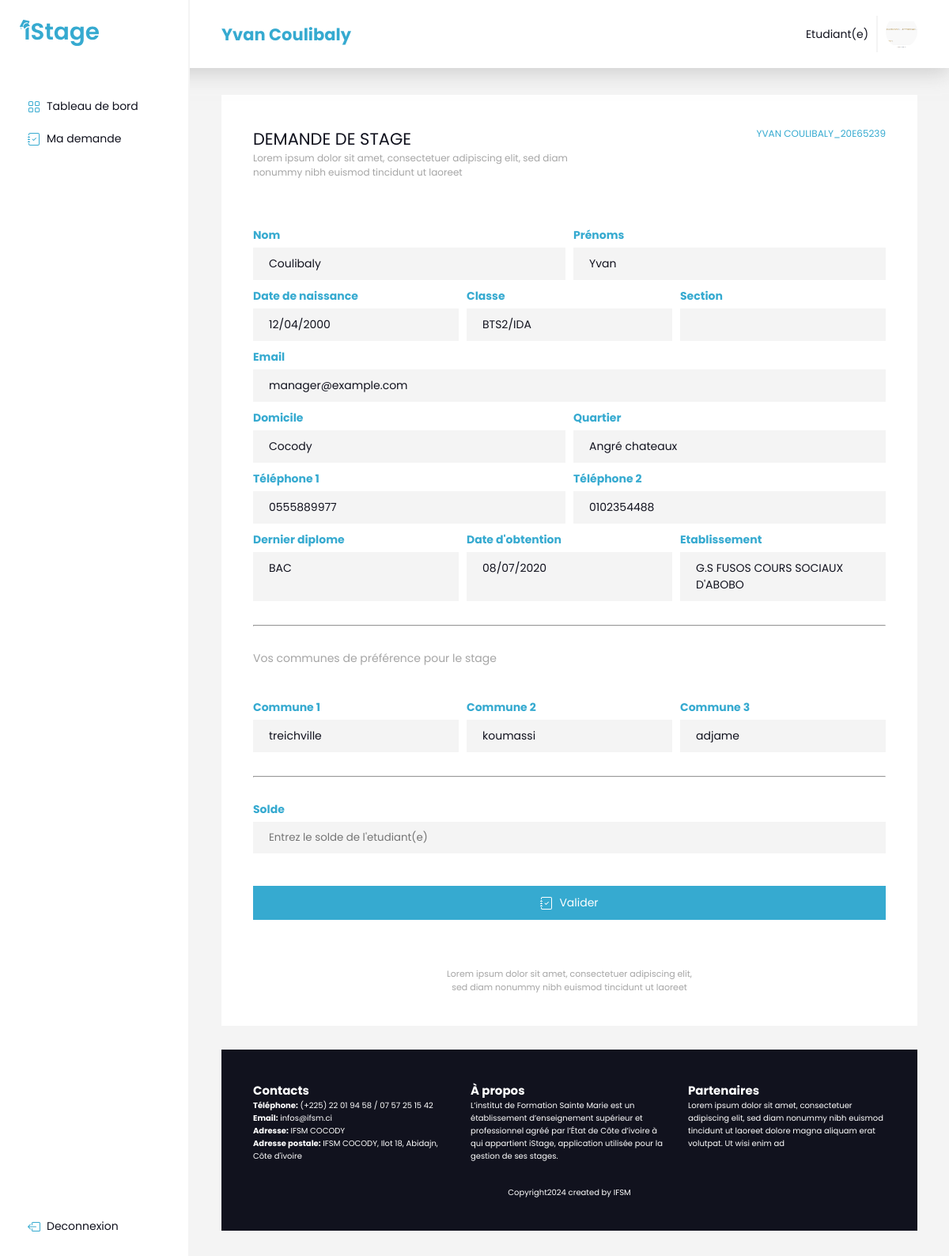
/validate.php (signed in), run on the app's committed database.
### tables this page shows
CREATE TABLE `etudiant` (
  `id` int(11) NOT NULL,
  `matricule` varchar(50) NOT NULL,
  `nom` varchar(100) NOT NULL,
  `prenom` varchar(100) NOT NULL,
  `date` varchar(15) NOT NULL,
  `sexe` varchar(2) NOT NULL,
  `email` varchar(150) NOT NULL,
  `commune` varchar(50) NOT NULL,
  `quartier` varchar(100) NOT NULL,
  `phone` varchar(20) DEFAULT NULL,
  `phone_2` varchar(20) NOT NULL,
  `classe` varchar(100) NOT NULL,
  `filiere` varchar(100) DEFAULT NULL,
  `niveau` varchar(50) DEFAULT NULL,
  `section` int(11) NOT NULL,
  `commune_1` varchar(50) NOT NULL,
  `commune_2` varchar(50) NOT NULL,
  `commune_3` varchar(50) NOT NULL,
  `photo` text NOT NULL,
  `cv` text NOT NULL,
  `statut` varchar(50) NOT NULL,
  `diplome` varchar(20) NOT NULL,
  `date_diplome` varchar(20) NOT NULL,
  `etablissement` varchar(150) NOT NULL,
  `solde` int(11) NOT NULL,
  `mot_de_passe` varchar(255) NOT NULL
);

### validate.php (the view, shortened to what this page needs)
<?php
require('./php/security.php');
if ($_SESSION['statut'] == 'Etudiant(e)') {
    $checkStudents = $bd->prepare('SELECT * FROM etudiant WHERE id = ?');
    $checkStudents->execute(array($_SESSION['id']));
    $etudiant = $checkStudents->fetch();
}
?>
<!DOCTYPE html>
<html lang="en">
<head>
    <link rel="stylesheet" href="./css/style.css">
    <link rel="stylesheet" href="./css/other.css">
</head>
<body>
    <section class="home section import">
    <div class="navbar">
            <div class="text">
                <h2><span style="color: var(--blue); text-transform: capitalize;"><?= $_SESSION['prenom'] ?> <?= $_SESSION['nom'] ?></span></span></h2>
            </div>
            <div id="statut"><?= $_SESSION['statut'] ?></span></div>
            <div class="profile">
               <div class="img-profile">
                    <?php
                        if ($_SESSION['statut'] == 'Etudiant(e)') {
                            ?>
                                <img src="<?= $etudiant['photo'] ?>" alt="">
                            <?php
                        }else {
                            ?>
                                <img src="<?= $user['photo'] ?>" alt="">
                            <?php
                        }
                    ?>
               </div>
            </div>
        </div>
        <div class="menu-lateral">
            <div class="bar">
            </div>
            <ul>
                <li>
                    <a href="./home.php">
                        Tableau de bord
                    </a>
                </li>
                <?php
                    if ( $_SESSION['statut'] == "Etudiant(e)" ) {
                        ?>
                        <li>
                            <a href="./ask.php">
                                Ma demande
                            </a>
                        </li>
                        <?php
                    }
                ?>
            </ul>
            <a href="./php/logoutAction.php" id="deconnect">
                Deconnexion
            </a>
        </div>
        <div class="content">
            <div class="item">
                <div class="label">
                    <div class="text">
                        <H1>DEMANDE DE STAGE</H1>
                        <p>
                            Lorem ipsum dolor sit amet,
                            consectetuer adipiscing elit,
                            sed diam nonummy nibh euismod
                            tincidunt ut laoreet
                        </p>
                    </div>
                    <p id="name">
                        <?= $etudiant['prenom'].' '.$etudiant['nom'].'_'.$etudiant['matricule'] ?>
                    </p>
                </div>
                <form action="" method="POST" enctype="multipart/form-data">
                    <div class="row">
                        <div class="group">
                            <label for="">Nom</label>
                            <div class="col"><?= $etudiant['nom'] ?></div>
                        </div>
                        <div class="group">
                            <label for="">Prénoms</label>
                            <div class="col"><?= $etudiant['prenom'] ?></div>
                        </div>
                    </div>
                    <div class="row">
                        <div class="group">
                            <label for="">Date de naissance</label>
                            <div class="col"><?= $etudiant['date'] ?></div>
                        </div>
                        <div class="group">
                            <label for="">Classe</label>
                            <div class="col"><?= $etudiant['classe'] ?></div>
                        </div>
                        <div class="group">
                            <label for="">Section</label>
                            <div class="col"><?= $section['code'] ?></div>
                        </div>
                    </div>
                    <div class="group">
                        <label for="">Email</label>
                        <div id="" class="col"><?= $etudiant['email']?></div>
                    </div>
                    <div class="row">
                        <div class="group">
                            <label for="">Domicile</label>
                            <div id="" class="col"><?= $etudiant['commune']?></div>
                        </div>
                        <div class="group">
                            <label for="">Quartier</label>
                            <div id="" class="col"><?= $etudiant['quartier']?></div>
                        </div>
                    </div>
                    <div class="row">
                        <div class="group">
                            <label for="">Téléphone 1</label>
                            <div id="" class="col"><?= $etudiant['phone']?></div>
                        </div>
                        <div class="group">
                            <label for="">Téléphone 2</label>
                            <div id="" class="col"><?= $etudiant['phone_2']?></div>
                        </div>
                    </div>
                    <div class="row">
                        <div class="group">
                            <label for="">Dernier diplome</label>
                            <div id="" class="col"><?= $etudiant['diplome']?></div>
                        </div>
                        <div class="group">
                            <label for="">Date d'obtention</label>
                            <div id="" class="col"><?= $etudiant['date_diplome']?></div>
                        </div>
                        <div class="group">
                            <label for="">Etablissement</label>
                            <div id="" class="col"><?= $etudiant['etablissement']?></div>
                        </div>
                    </div>
                    <hr style="margin:20px 0;">
                    <p class="baseline" style="text-align:left; ">Vos communes de préférence pour le stage</p>
                    <br>
                    <div class="row">
                        <div class="group">
                            <label for="">Commune 1</label>
                            <div id="" class="col"><?= $etudiant['commune_1']?></div>
                        </div>
                        <div class="group">
                            <label for="">Commune 2</label>
                            <div id="" class="col"><?= $etudiant['commune_2']?></div>
                        </div>
                        <div class="group">
                            <label for="">Commune 3</label>
                            <div id="" class="col"><?= $etudiant['commune_3']?></div>
                        </div>
                    </div>
                    <hr style="margin:20px 0;">
                    <div class="group">
                        <label for="">Solde</label>
                        <input type="number" id="" class="col" placeholder="Entrez le solde de l'etudiant(e)" name="solde" autocomplete="off" required>
                    </div>
                    <br>
                    <button type="submit" class="btn" id="importation" name="submit">
                        <p>Valider</p>
                    </button>
                </form>
                <p class="basetext">Lorem ipsum dolor sit amet,
                    consectetuer adipiscing elit,<br>
                    sed diam nonummy nibh euismod
                    tincidunt ut laoreet </p>
            </div>
            <div class="item foot">
                <div class="text">
                    <div class="">
                        <h2>Contacts</h2>
                        <strong>Téléphone:</strong> (+225) 22 01 94 58 / 07 57 25 15 42 <br>
                        <strong>Email:</strong> infos@ifsm.ci <br>
                        <strong>Adresse:</strong> IFSM COCODY <br>
                        <strong>Adresse postale:</strong> IFSM COCODY, Ilot 18, Abidajn, Côte d'ivoire
                    </div>
                    <div class="">
                        <h2>À propos</h2>
                        L’institut de Formation Sainte Marie est un établissement
                        d’enseignement supérieur et professionnel agréé par
                        l’État de Côte d’ivoire à qui appartient iStage, application
                        utilisée pour la gestion de ses stages.
                    </div>
                    <div class="">
                        <h2>Partenaires</h2>
                        Lorem ipsum dolor sit amet, consectetuer adipiscing elit,
                        sed diam nonummy nibh euismod tincidunt ut laoreet dolore
                        magna aliquam erat volutpat. Ut wisi enim ad
                    </div>
                </div>
                <p>Copyright2024 created by IFSM</p>
            </div>
        </div>
    </section>
</body>
</html>

### css/style.css (style rules this page uses)
:root { --blue: #36aad0; --text: #11121e; --white: #ffffff; --grey: #a5a5a5; --gold: #f1ce4f; --lightgrey: #f4f4f4; --transition: all 0.3s ease; }
* { padding: 0; margin: 0; box-sizing: border-box; font-family: 'poppins'; }
body { color: var(--text); font-size: 14px; }
.section { width: 100%; }
.baseline { color: var(--grey); width: 100%; text-align: center; }
.btn { display: flex; color: var(--white); padding: 10px 20px; font-size: 14px; font-size: 700; background: var(--blue); border: 1px solid var(--blue); cursor: pointer; transition: var(--transition); align-items: center; }
ul { list-style: none; }
a { text-decoration: none; }
.home { position: relative; height: 100vh; background: var(--lightgrey); overflow: hidden; overflow-y: scroll; }
.section .menu-lateral { position: fixed; display: flex; width: 20%; height: 100vh; padding: 25px; background: var(--white); border-right: 2px solid var(--lightgrey); flex-direction: column; top: 0; z-index: 99; }
.section .menu-lateral .bar svg { object-fit: cover; width: 100px; }
.section .menu-lateral ul { width: 100%; margin: 50px 0; }
.section .menu-lateral ul li { width: 100%; }
.section .menu-lateral ul li a, #deconnect { display: flex; color: var(--text); width: 100%; padding: 10px; transition: var(--transition); align-items: center; gap: 8px; }
.section .menu-lateral ul li a svg, #deconnect svg { color: var(--blue); transition: var(--transition); }
.section .navbar { position: fixed; display: flex; width: 100%; padding: 20px 40px; padding-left: calc(20% + 40px); background-color: var(--white); justify-content: space-between; align-items: center; left: 0; top: 0; box-shadow: 0px 5px 25px #a8a8a888; z-index: 97; }
.section .navbar .text { display: flex; align-items: center; gap: 10px; }
.navbar .img-profile { padding-left: 10px; border-left: 2px solid var(--lightgrey); }
.img-profile img { object-fit: cover; width: 40px; height: 40px; border-radius: 50%; }
#statut { margin-left: auto; margin-right: 10px; }
#deconnect { margin-top: auto; }
.section .content { display: flex; width: 100%; padding: 40px; padding-top: 120px; padding-left: calc(20% + 40px); padding-right: 40px; gap: 30px; flex-direction: column; }
.home .content .item { display: flex; color: var(--text); width: 100%; padding: 40px; background: var(--white); flex-direction: column; gap: 30px; }
.home .content .item .label { display: flex; width: 100%; }
.home .content .item .label h1 { font-weight: 400; }
.home .content .item .label p { color: var(--grey); width: 400px; font-size: 12px; }
.home .content .item.foot { display: flex; color: var(--white); font-size: 10px; background: var(--text); align-items: center; }
.home .content .item.foot .text { display: flex; width: 100%; gap: 25px; }
.home .content .item.foot .text div { flex: 1; }
.import form { display: flex; width: 100%; margin: 30px 0; gap: 10px; flex-direction: column; }
form .row { display: flex; width: 100%; gap: 10px; }
.import form .col { flex: 1; padding: 10px 20px; background: var(--lightgrey); border: 0; outline: none; transition: var(--transition); }
.import .basetext { color: var(--grey); font-size: 11px; width: 100%; text-align: center; }
.btn { display: flex; justify-content: center; gap: 8px; }

### css/other.css (style rules this page uses)
form .group { flex: 1; display: flex; flex-direction: column; gap: 5px; }
form .group label { font-weight: 700; color: var(--blue); }

### validate.php (style rules this page uses)
#name { display: block; margin-left: auto; color: var(--blue); width: fit-content; text-transform: uppercase; }
form .group label { color: var(--blue); }

### data on the page
etudiant: photo (picture), prenom "YVAN", nom "COULIBALY", matricule "20E65239", nom "Coulibaly", prenom "Yvan", date "12/04/2000", classe "BTS2/IDA", email "manager@example.com", commune "Cocody", quartier "Angré chateaux", phone "0555889977", phone_2 "0102354488", diplome "BAC", date_diplome "08/07/2020", etablissement "G.S FUSOS COURS SOCIAUX D'ABOBO", commune_1 "treichville", commune_2 "koumassi", commune_3 "adjame"

### other printed values
$_SESSION['prenom'] "Yvan"
$_SESSION['nom'] "Coulibaly"
$_SESSION['statut'] "Etudiant(e)"
